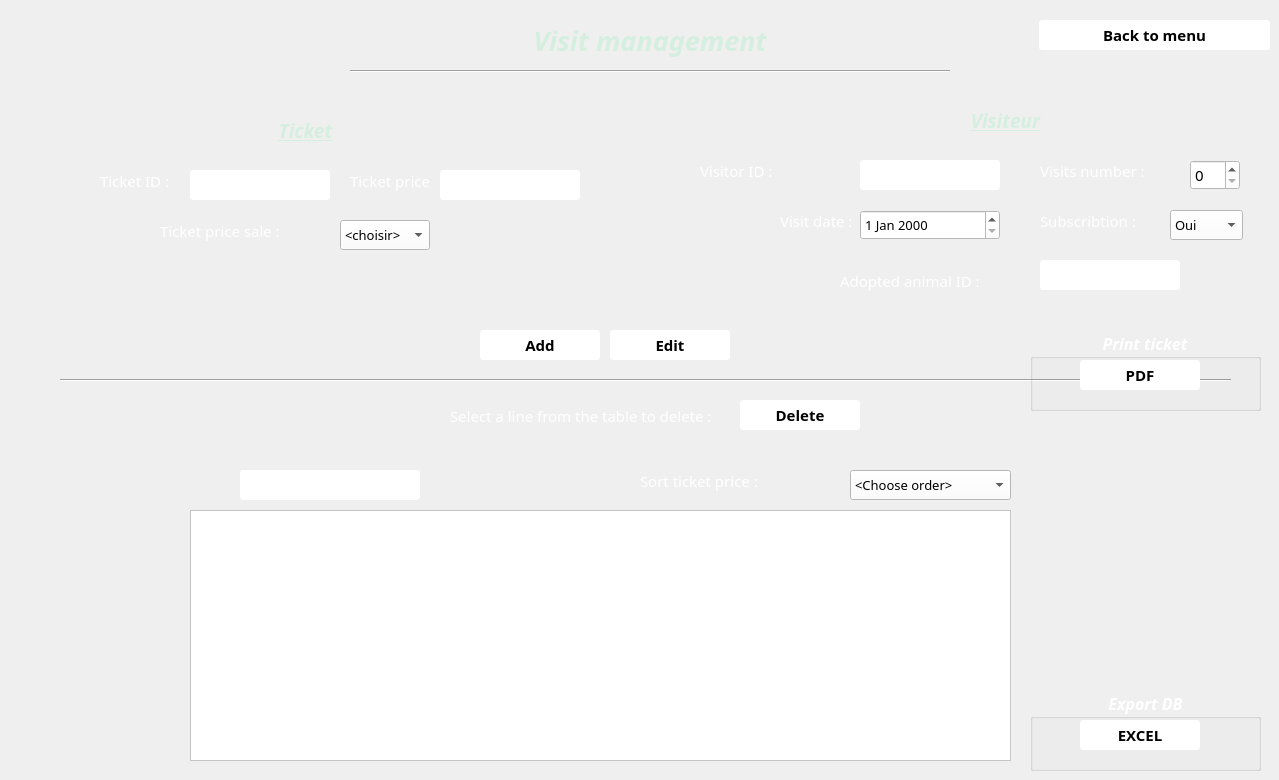
      <widget class="QWidget" name="tab_principale_V">
       <attribute name="title">
        <string>Page Principale</string>
       </attribute>
       <widget class="QLabel" name="titre_gestioinDesVisites">
        <property name="geometry">
         <rect>
          <x>455</x>
          <y>20</y>
          <width>390</width>
          <height>40</height>
         </rect>
        </property>
        <property name="font">
         <font>
          <family>Calibri Light</family>
          <pointsize>20</pointsize>
          <weight>75</weight>
          <italic>true</italic>
          <bold>true</bold>
         </font>
        </property>
        <property name="styleSheet">
         <string notr="true">color: rgb(212, 239, 223);</string>
        </property>
        <property name="text">
         <string>Visit management</string>
        </property>
        <property name="alignment">
         <set>Qt::AlignCenter</set>
        </property>
       </widget>
       <widget class="Line" name="line1">
        <property name="geometry">
         <rect>
          <x>350</x>
          <y>70</y>
          <width>600</width>
          <height>3</height>
         </rect>
        </property>
        <property name="orientation">
         <enum>Qt::Horizontal</enum>
        </property>
       </widget>
       <widget class="QLabel" name="texteTicket_V">
        <property name="geometry">
         <rect>
          <x>260</x>
          <y>120</y>
          <width>91</width>
          <height>21</height>
         </rect>
        </property>
        <property name="sizePolicy">
         <sizepolicy hsizetype="Preferred" vsizetype="Preferred">
          <horstretch>0</horstretch>
          <verstretch>0</verstretch>
         </sizepolicy>
        </property>
        <property name="font">
         <font>
          <family>Calibri Light</family>
          <pointsize>14</pointsize>
          <weight>75</weight>
          <italic>true</italic>
          <bold>true</bold>
          <underline>true</underline>
         </font>
        </property>
        <property name="styleSheet">
         <string notr="true">color: rgb(212, 239, 223);
</string>
        </property>
        <property name="text">
         <string>Ticket</string>
        </property>
        <property name="alignment">
         <set>Qt::AlignCenter</set>
        </property>
       </widget>
       <widget class="QLabel" name="texteIdentifiantTicket_V">
        <property name="geometry">
         <rect>
          <x>100</x>
          <y>170</y>
          <width>71</width>
          <height>21</height>
         </rect>
        </property>
        <property name="font">
         <font>
          <family>Calibri Light</family>
          <pointsize>11</pointsize>
         </font>
        </property>
        <property name="styleSheet">
         <string notr="true">color: rgb(255, 255, 255);</string>
        </property>
        <property name="text">
         <string>Ticket ID :</string>
        </property>
       </widget>
       <widget class="QLineEdit" name="lineEdit_IdentifiantTicket_V">
        <property name="geometry">
         <rect>
          <x>190</x>
          <y>170</y>
          <width>140</width>
          <height>30</height>
         </rect>
        </property>
        <property name="font">
         <font>
          <family>Calibri Light</family>
          <pointsize>11</pointsize>
         </font>
        </property>
        <property name="styleSheet">
         <string notr="true">background-color: rgb(255, 255, 255);
border-radius: 3px;</string>
        </property>
        <property name="inputMethodHints">
         <set>Qt::ImhNone</set>
        </property>
       </widget>
       <widget class="QLabel" name="textePrixTicket_V">
        <property name="geometry">
         <rect>
          <x>350</x>
          <y>170</y>
          <width>81</width>
          <height>21</height>
         </rect>
        </property>
        <property name="font">
         <font>
          <family>Calibri Light</family>
          <pointsize>11</pointsize>
         </font>
        </property>
        <property name="styleSheet">
         <string notr="true">color: rgb(255, 255, 255);</string>
        </property>
        <property name="text">
         <string>Ticket price :</string>
        </property>
       </widget>
       <widget class="QLineEdit" name="lineEdit_PrixTicket_V">
        <property name="geometry">
         <rect>
          <x>440</x>
          <y>170</y>
          <width>140</width>
          <height>30</height>
         </rect>
        </property>
        <property name="font">
         <font>
          <family>Calibri Light</family>
          <pointsize>11</pointsize>
         </font>
        </property>
        <property name="styleSheet">
         <string notr="true">background-color: rgb(255, 255, 255);
border-radius: 3px;</string>
        </property>
        <property name="inputMethodHints">
         <set>Qt::ImhNone</set>
        </property>
       </widget>
       <widget class="QLabel" name="texteIdnetifiantVisiteur_V">
        <property name="geometry">
         <rect>
          <x>700</x>
          <y>160</y>
          <width>141</width>
          <height>21</height>
         </rect>
        </property>
        <property name="font">
         <font>
          <family>Calibri Light</family>
          <pointsize>11</pointsize>
         </font>
        </property>
        <property name="styleSheet">
         <string notr="true">color: rgb(255, 255, 255);</string>
        </property>
        <property name="text">
         <string>Visitor ID :</string>
        </property>
       </widget>
       <widget class="QLineEdit" name="lineEdit_IdentifiantVisiteur_V">
        <property name="geometry">
         <rect>
          <x>860</x>
          <y>160</y>
          <width>140</width>
          <height>30</height>
         </rect>
        </property>
        <property name="font">
         <font>
          <family>Calibri Light</family>
          <pointsize>11</pointsize>
         </font>
        </property>
        <property name="styleSheet">
         <string notr="true">background-color: rgb(255, 255, 255);
border-radius: 3px;</string>
        </property>
        <property name="inputMethodHints">
         <set>Qt::ImhNone</set>
        </property>
       </widget>
       <widget class="QLabel" name="texteNbrVisites_V">
        <property name="geometry">
         <rect>
          <x>1040</x>
          <y>160</y>
          <width>131</width>
          <height>21</height>
         </rect>
        </property>
        <property name="font">
         <font>
          <family>Calibri Light</family>
          <pointsize>11</pointsize>
         </font>
        </property>
        <property name="styleSheet">
         <string notr="true">color: rgb(255, 255, 255);</string>
        </property>
        <property name="text">
         <string>Visits number :</string>
        </property>
       </widget>
       <widget class="QLabel" name="texteVisiteur">
        <property name="geometry">
         <rect>
          <x>960</x>
          <y>110</y>
          <width>91</width>
          <height>21</height>
         </rect>
        </property>
        <property name="sizePolicy">
         <sizepolicy hsizetype="Preferred" vsizetype="Preferred">
          <horstretch>0</horstretch>
          <verstretch>0</verstretch>
         </sizepolicy>
        </property>
        <property name="font">
         <font>
          <family>Calibri Light</family>
          <pointsize>14</pointsize>
          <weight>75</weight>
          <italic>true</italic>
          <bold>true</bold>
          <underline>true</underline>
         </font>
        </property>
        <property name="styleSheet">
         <string notr="true">color: rgb(212, 239, 223);
</string>
        </property>
        <property name="text">
         <string>Visiteur</string>
        </property>
        <property name="alignment">
         <set>Qt::AlignCenter</set>
        </property>
       </widget>
       <widget class="QSpinBox" name="spinBox_nbrVisites_V">
        <property name="geometry">
         <rect>
          <x>1190</x>
          <y>160</y>
          <width>50</width>
          <height>30</height>
         </rect>
        </property>
        <property name="font">
         <font>
          <family>Calibri Light</family>
          <pointsize>11</pointsize>
         </font>
        </property>
        <property name="styleSheet">
         <string notr="true">background-color: rgb(255, 255, 255);</string>
        </property>
       </widget>
       <widget class="QDateEdit" name="dateEdit_dateVisite_V">
        <property name="geometry">
         <rect>
          <x>860</x>
          <y>210</y>
          <width>140</width>
          <height>30</height>
         </rect>
        </property>
        <property name="font">
         <font>
          <family>Calibri Light</family>
          <pointsize>10</pointsize>
         </font>
        </property>
        <property name="styleSheet">
         <string notr="true">background-color: rgb(255, 255, 255);</string>
        </property>
       </widget>
       <widget class="QLabel" name="texteDateVisite_V">
        <property name="geometry">
         <rect>
          <x>780</x>
          <y>210</y>
          <width>71</width>
          <height>21</height>
         </rect>
        </property>
        <property name="font">
         <font>
          <family>Calibri Light</family>
          <pointsize>11</pointsize>
         </font>
        </property>
        <property name="styleSheet">
         <string notr="true">color: rgb(255, 255, 255);</string>
        </property>
        <property name="text">
         <string>Visit date :</string>
        </property>
       </widget>
       <widget class="QComboBox" name="comboBox_abonnement_V">
        <property name="geometry">
         <rect>
          <x>1170</x>
          <y>210</y>
          <width>73</width>
          <height>30</height>
         </rect>
        </property>
        <property name="font">
         <font>
          <family>Calibri Light</family>
          <pointsize>10</pointsize>
         </font>
        </property>
        <property name="styleSheet">
         <string notr="true">background-color: rgb(255, 255, 255);</string>
        </property>
        <item>
         <property name="text">
          <string>Oui</string>
         </property>
        </item>
        <item>
         <property name="text">
          <string>Non</string>
         </property>
        </item>
       </widget>
       <widget class="QLabel" name="texteAbonnement_V">
        <property name="geometry">
         <rect>
          <x>1040</x>
          <y>210</y>
          <width>121</width>
          <height>21</height>
         </rect>
        </property>
        <property name="font">
         <font>
          <family>Calibri Light</family>
          <pointsize>11</pointsize>
         </font>
        </property>
        <property name="styleSheet">
         <string notr="true">color: rgb(255, 255, 255);</string>
        </property>
        <property name="text">
         <string>Subscribtion :</string>
        </property>
       </widget>
       <widget class="QTableView" name="tableView_BD_V">
        <property name="geometry">
         <rect>
          <x>190</x>
          <y>510</y>
          <width>821</width>
          <height>251</height>
         </rect>
        </property>
        <property name="styleSheet">
         <string notr="true">background-color: rgb(255, 255, 255);</string>
        </property>
       </widget>
       <widget class="QLineEdit" name="lineEdit_rechercher_V">
        <property name="geometry">
         <rect>
          <x>240</x>
          <y>470</y>
          <width>180</width>
          <height>30</height>
         </rect>
        </property>
        <property name="font">
         <font>
          <family>Calibri Light</family>
          <pointsize>11</pointsize>
         </font>
        </property>
        <property name="styleSheet">
         <string notr="true">background-color: rgb(255, 255, 255);
border-radius: 3px;</string>
        </property>
        <property name="inputMethodHints">
         <set>Qt::ImhNone</set>
        </property>
        <property name="text">
         <string/>
        </property>
       </widget>
       <widget class="QComboBox" name="comboBox_trier_V">
        <property name="geometry">
         <rect>
          <x>850</x>
          <y>470</y>
          <width>161</width>
          <height>30</height>
         </rect>
        </property>
        <property name="font">
         <font>
          <family>Calibri Light</family>
          <pointsize>10</pointsize>
         </font>
        </property>
        <property name="styleSheet">
         <string notr="true">background-color: rgb(255, 255, 255);</string>
        </property>
        <item>
         <property name="text">
          <string>&lt;Choose order&gt;</string>
         </property>
        </item>
        <item>
         <property name="text">
          <string>Ascending order</string>
         </property>
        </item>
        <item>
         <property name="text">
          <string>Descending order</string>
         </property>
        </item>
       </widget>
       <widget class="QPushButton" name="pushButton_Ajouter_V">
        <property name="geometry">
         <rect>
          <x>480</x>
          <y>330</y>
          <width>120</width>
          <height>30</height>
         </rect>
        </property>
        <property name="font">
         <font>
          <family>Calibri Light</family>
          <pointsize>11</pointsize>
          <weight>75</weight>
          <bold>true</bold>
         </font>
        </property>
        <property name="cursor">
         <cursorShape>PointingHandCursor</cursorShape>
        </property>
        <property name="styleSheet">
         <string notr="true">background-color: rgb(255, 255, 255);
border-radius: 3px;
</string>
        </property>
        <property name="text">
         <string>Add</string>
        </property>
        <property name="icon">
         <iconset resource="ressources.qrc">
          <normaloff>:/ressources/+.png</normaloff>:/ressources/+.png</iconset>
        </property>
        <property name="iconSize">
         <size>
          <width>20</width>
          <height>20</height>
         </size>
        </property>
        <property name="flat">
         <bool>false</bool>
        </property>
       </widget>
       <widget class="QPushButton" name="pushButton_Modifier_V">
        <property name="geometry">
         <rect>
          <x>610</x>
          <y>330</y>
          <width>120</width>
          <height>30</height>
         </rect>
        </property>
        <property name="font">
         <font>
          <family>Calibri Light</family>
          <pointsize>11</pointsize>
          <weight>75</weight>
          <bold>true</bold>
         </font>
        </property>
        <property name="cursor">
         <cursorShape>PointingHandCursor</cursorShape>
        </property>
        <property name="styleSheet">
         <string notr="true">background-color: rgb(255, 255, 255);
border-radius: 3px;</string>
        </property>
        <property name="text">
         <string>Edit</string>
        </property>
        <property name="icon">
         <iconset resource="ressources.qrc">
          <normaloff>:/ressources/mise à jour.png</normaloff>:/ressources/mise à jour.png</iconset>
        </property>
        <property name="iconSize">
         <size>
          <width>20</width>
          <height>20</height>
         </size>
        </property>
       </widget>
       <widget class="QLabel" name="texteSupprimer_V">
        <property name="geometry">
         <rect>
          <x>450</x>
          <y>400</y>
          <width>281</width>
          <height>31</height>
         </rect>
        </property>
        <property name="font">
         <font>
          <family>Calibri Light</family>
          <pointsize>11</pointsize>
         </font>
        </property>
        <property name="styleSheet">
         <string notr="true">color: rgb(255, 255, 255);</string>
        </property>
        <property name="text">
         <string>Select a line from the table to delete :</string>
        </property>
       </widget>
       <widget class="QPushButton" name="pushButton_Supprimer_V">
        <property name="geometry">
         <rect>
          <x>740</x>
          <y>400</y>
          <width>120</width>
          <height>30</height>
         </rect>
        </property>
        <property name="font">
         <font>
          <family>Calibri Light</family>
          <pointsize>11</pointsize>
          <weight>75</weight>
          <bold>true</bold>
         </font>
        </property>
        <property name="cursor">
         <cursorShape>PointingHandCursor</cursorShape>
        </property>
        <property name="styleSheet">
         <string notr="true">background-color: rgb(255, 255, 255);
border-radius: 3px;
</string>
        </property>
        <property name="text">
         <string>Delete</string>
        </property>
        <property name="icon">
         <iconset resource="ressources.qrc">
          <normaloff>:/ressources/-.png</normaloff>:/ressources/-.png</iconset>
        </property>
        <property name="iconSize">
         <size>
          <width>20</width>
          <height>20</height>
         </size>
        </property>
       </widget>
       <widget class="QLabel" name="imageRecherche_V">
        <property name="geometry">
         <rect>
          <x>200</x>
          <y>470</y>
          <width>31</width>
          <height>31</height>
         </rect>
        </property>
        <property name="text">
         <string/>
        </property>
        <property name="pixmap">
         <pixmap resource="ressources.qrc">:/ressources/recherchePetit.png</pixmap>
        </property>
       </widget>
       <widget class="Line" name="line_2_V">
        <property name="geometry">
         <rect>
          <x>60</x>
          <y>370</y>
          <width>1171</width>
          <height>20</height>
         </rect>
        </property>
        <property name="orientation">
         <enum>Qt::Horizontal</enum>
        </property>
       </widget>
       <widget class="QLabel" name="texteTri_V">
        <property name="geometry">
         <rect>
          <x>640</x>
          <y>470</y>
          <width>201</width>
          <height>21</height>
         </rect>
        </property>
        <property name="font">
         <font>
          <family>Calibri Light</family>
          <pointsize>11</pointsize>
         </font>
        </property>
        <property name="styleSheet">
         <string notr="true">color: rgb(255, 255, 255);</string>
        </property>
        <property name="text">
         <string>Sort ticket price :</string>
        </property>
       </widget>
       <widget class="QLineEdit" name="lineEdit_IdentifiantAnimal_V">
        <property name="geometry">
         <rect>
          <x>1040</x>
          <y>260</y>
          <width>140</width>
          <height>30</height>
         </rect>
        </property>
        <property name="font">
         <font>
          <family>Calibri Light</family>
          <pointsize>11</pointsize>
         </font>
        </property>
        <property name="styleSheet">
         <string notr="true">background-color: rgb(255, 255, 255);
border-radius: 3px;</string>
        </property>
        <property name="inputMethodHints">
         <set>Qt::ImhNone</set>
        </property>
       </widget>
       <widget class="QLabel" name="texteIdAnimal_V">
        <property name="geometry">
         <rect>
          <x>840</x>
          <y>270</y>
          <width>191</width>
          <height>21</height>
         </rect>
        </property>
        <property name="font">
         <font>
          <family>Calibri Light</family>
          <pointsize>11</pointsize>
         </font>
        </property>
        <property name="styleSheet">
         <string notr="true">color: rgb(255, 255, 255);</string>
        </property>
        <property name="text">
         <string>Adopted animal ID :</string>
        </property>
       </widget>
       <widget class="QGroupBox" name="imprimerTicket_V">
        <property name="geometry">
         <rect>
          <x>1030</x>
          <y>330</y>
          <width>231</width>
          <height>81</height>
         </rect>
        </property>
        <property name="font">
         <font>
          <family>Calibri Light</family>
          <pointsize>12</pointsize>
          <weight>75</weight>
          <italic>true</italic>
          <bold>true</bold>
         </font>
        </property>
        <property name="styleSheet">
         <string notr="true">color: rgb(255, 255, 255);</string>
        </property>
        <property name="title">
         <string>Print ticket</string>
        </property>
        <property name="alignment">
         <set>Qt::AlignCenter</set>
        </property>
        <widget class="QPushButton" name="genererPDF_V">
         <property name="geometry">
          <rect>
           <x>50</x>
           <y>30</y>
           <width>120</width>
           <height>30</height>
          </rect>
         </property>
         <property name="font">
          <font>
           <family>Calibri Light</family>
           <pointsize>11</pointsize>
           <weight>75</weight>
           <bold>true</bold>
          </font>
         </property>
         <property name="styleSheet">
          <string notr="true">background-color: rgb(255, 255, 255);
color: rgb(0, 0, 0);
border-radius: 3px;
</string>
         </property>
         <property name="text">
          <string>PDF</string>
         </property>
         <property name="icon">
          <iconset resource="ressources.qrc">
           <normaloff>:/ressources/pdf.png</normaloff>:/ressources/pdf.png</iconset>
         </property>
         <property name="iconSize">
          <size>
           <width>30</width>
           <height>30</height>
          </size>
         </property>
        </widget>
       </widget>
       <widget class="QGroupBox" name="ExporterBD_V">
        <property name="geometry">
         <rect>
          <x>1030</x>
          <y>690</y>
          <width>231</width>
          <height>81</height>
         </rect>
        </property>
        <property name="font">
         <font>
          <family>Calibri Light</family>
          <pointsize>12</pointsize>
          <weight>75</weight>
          <italic>true</italic>
          <bold>true</bold>
         </font>
        </property>
        <property name="styleSheet">
         <string notr="true">color: rgb(255, 255, 255);</string>
        </property>
        <property name="title">
         <string>Export DB</string>
        </property>
        <property name="alignment">
         <set>Qt::AlignCenter</set>
        </property>
        <widget class="QPushButton" name="genererEXCEL_V">
         <property name="geometry">
          <rect>
           <x>50</x>
           <y>30</y>
           <width>120</width>
           <height>30</height>
          </rect>
         </property>
         <property name="font">
          <font>
           <family>Calibri Light</family>
           <pointsize>11</pointsize>
           <weight>75</weight>
           <bold>true</bold>
          </font>
         </property>
         <property name="styleSheet">
          <string notr="true">background-color: rgb(255, 255, 255);
color: rgb(0, 0, 0);
border-radius: 3px;
</string>
         </property>
         <property name="text">
          <string>EXCEL</string>
         </property>
         <property name="icon">
          <iconset resource="ressources.qrc">
           <normaloff>:/ressources/EXCEL.png</normaloff>:/ressources/EXCEL.png</iconset>
         </property>
         <property name="iconSize">
          <size>
           <width>22</width>
           <height>22</height>
          </size>
         </property>
        </widget>
       </widget>
       <widget class="QLabel" name="texteRemise_V">
        <property name="geometry">
         <rect>
          <x>160</x>
          <y>220</y>
          <width>171</width>
          <height>21</height>
         </rect>
        </property>
        <property name="font">
         <font>
          <family>Calibri Light</family>
          <pointsize>11</pointsize>
         </font>
        </property>
        <property name="styleSheet">
         <string notr="true">color: rgb(255, 255, 255);</string>
        </property>
        <property name="text">
         <string>Ticket price sale :</string>
        </property>
       </widget>
       <widget class="QComboBox" name="comboBox_Remise_V">
        <property name="geometry">
         <rect>
          <x>340</x>
          <y>220</y>
          <width>90</width>
          <height>30</height>
         </rect>
        </property>
        <property name="font">
         <font>
          <family>Calibri Light</family>
          <pointsize>10</pointsize>
         </font>
        </property>
        <property name="styleSheet">
         <string notr="true">background-color: rgb(255, 255, 255);</string>
        </property>
        <item>
         <property name="text">
          <string>&lt;choisir&gt;</string>
         </property>
        </item>
        <item>
         <property name="text">
          <string>10%</string>
         </property>
        </item>
        <item>
         <property name="text">
          <string>20%</string>
         </property>
        </item>
        <item>
         <property name="text">
          <string>30%</string>
         </property>
        </item>
        <item>
         <property name="text">
          <string>50%</string>
         </property>
        </item>
       </widget>
       <widget class="QLabel" name="logo_V">
        <property name="geometry">
         <rect>
          <x>40</x>
          <y>20</y>
          <width>161</width>
          <height>71</height>
         </rect>
        </property>
        <property name="text">
         <string/>
        </property>
        <property name="pixmap">
         <pixmap resource="ressources.qrc">:/ressources/logo_App.png</pixmap>
        </property>
       </widget>
       <widget class="QPushButton" name="pushButton_Retour_V">
        <property name="geometry">
         <rect>
          <x>1039</x>
          <y>20</y>
          <width>231</width>
          <height>30</height>
         </rect>
        </property>
        <property name="font">
         <font>
          <family>Calibri Light</family>
          <pointsize>11</pointsize>
          <weight>75</weight>
          <bold>true</bold>
         </font>
        </property>
        <property name="cursor">
         <cursorShape>PointingHandCursor</cursorShape>
        </property>
        <property name="styleSheet">
         <string notr="true">background-color: rgb(255, 255, 255);
border-radius: 3px;
</string>
        </property>
        <property name="text">
         <string>Back to menu</string>
        </property>
        <property name="icon">
         <iconset resource="ressources.qrc">
          <normaloff>:/ressources/retour.png</normaloff>:/ressources/retour.png</iconset>
        </property>
        <property name="iconSize">
         <size>
          <width>20</width>
          <height>20</height>
         </size>
        </property>
        <property name="flat">
         <bool>false</bool>
        </property>
       </widget>
      </widget>
